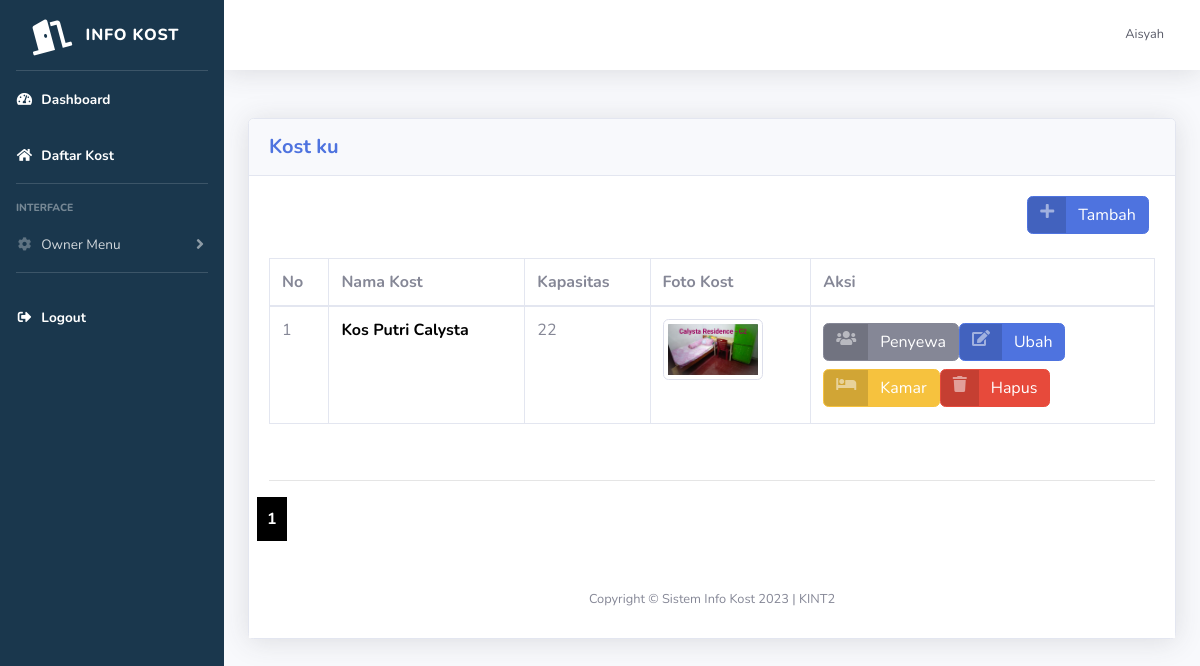
The page /kost/properti.php (signed in) on the database as committed earlier.
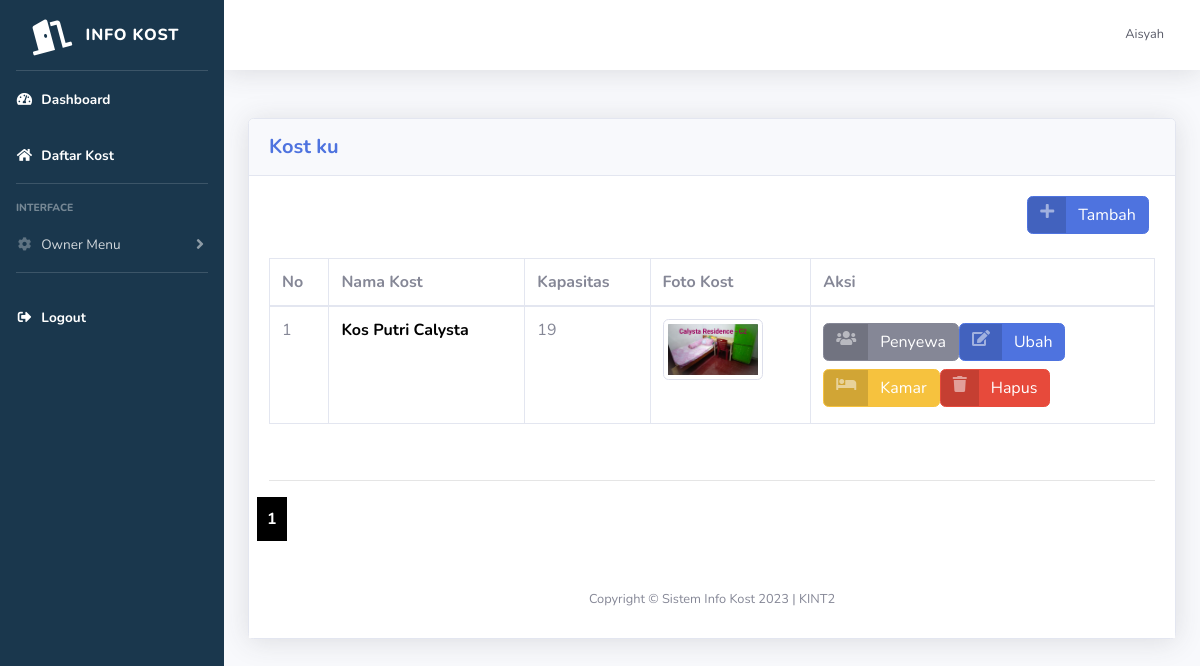
The same page on the database as committed later.
### tables this page shows
CREATE TABLE `kost` (
  `id_kost` int(11) NOT NULL,
  `nama_kost` varchar(255) NOT NULL,
  `tipe_kost` varchar(255) NOT NULL,
  `jenis_kost` varchar(255) NOT NULL,
  `jumlah_kamar` int(11) NOT NULL,
  `tanggal_tagih` date NOT NULL,
  `nama_pemilik` text NOT NULL,
  `nama_bank` text NOT NULL,
  `no_rekening` int(11) NOT NULL,
  `foto_bangunan_utama` varchar(255) NOT NULL,
  `foto_kamar` varchar(255) NOT NULL,
  `foto_kamar_mandi` varchar(255) NOT NULL,
  `foto_interior` varchar(255) NOT NULL,
  `provinsi` varchar(25) NOT NULL,
  `kota` varchar(25) NOT NULL,
  `kecamatan` varchar(25) NOT NULL,
  `kelurahan` varchar(25) NOT NULL,
  `alamat` varchar(255) NOT NULL,
  `harga_sewa` int(11) NOT NULL,
  `kontak` varchar(255) NOT NULL,
  `deskripsi` text NOT NULL,
  `id_pemilik` int(11) NOT NULL,
  `fasilitas_kost` text NOT NULL
);

### kost/properti.php (the view, shortened to what this page needs)
<?php
include 'includes/header.php';
$jumlah_data_perhalaman = 10;
$jumlah_halaman = ceil($jumlah_data = mysqli_num_rows(mysqli_query($koneksi, "SELECT * FROM kost JOIN user ON kost.id_pemilik = user.id")) / $jumlah_data_perhalaman);
if (isset($_GET['halaman'])) {
  $halaman_aktif = $_GET['halaman'];
} else {
  $halaman_aktif = 1;
}
$awalData = ($jumlah_data_perhalaman * $halaman_aktif) - $jumlah_data_perhalaman;
$username = $_SESSION['username'];
$data = mysqli_query($koneksi, "SELECT * FROM user WHERE username='$username' LIMIT $awalData,$jumlah_data_perhalaman");
$f = mysqli_fetch_array($data);
$id = $f['id'];
$query = "SELECT * FROM kost WHERE id_pemilik='$id'";
$data_2 = mysqli_query($koneksi, $query);
?>
<div class="container-fluid">
<div class="card shadow mb-4">
  <div class="card-header py-3">
    <h5 class="m-0 font-weight-bold text-primary">Kost ku</h5>
  </div>
  <div class="card-body">
    <div class="table-responsive">
      <table class="table table-bordered" id="dataTable" width="100%" cellspacing="0">
        <thead>
          <tr>
            <th>No</th>
            <th>Nama Kost</th>
            <th>Kapasitas</th>
            <th>Foto Kost</th>
            <th>Aksi</th>
          </tr>
        </thead>
      <tbody>
      <div class="row">
      <div class="col-md-10"></div>
      <div class="col-md-2 d-flex align-items-center">
        <a href="tambah_kost.php" class="btn btn-primary btn-icon-split">
          <span class="icon text-white-50">
            <i class="fas fa-plus"></i>
          </span>
          <span class="text">Tambah</span>
        </a>
      </div>
    </div>
        <br>
        <?php
        $i = 0;
        while ($d = mysqli_fetch_array($data_2)) {
          $i++;
        ?>
          <tr>
            <td><?php echo $i  ?></td>
            <td>
              <a style="font-weight:bold;text-decoration: none;color:black" href="tampilan-kost.php?id_kost=<?php echo $d['id_kost']; ?>">
                <?php echo $d['nama_kost'] ?>
              </a>
            </td>
            <td><?php echo $d['jumlah_kamar'] ?></td>
            <td><img class="img-thumbnail" src="../img/foto_kost/kamar/<?php echo $d['foto_kamar'] ?>" alt=""></td>
            <td>
                <div class="btn-group d-flex" role="group" aria-label="Button Group">
                    <div class="my-1">
                        <a href="penyewa.php?id_kost=<?php echo $d['id_kost'] ?>" class="btn btn-secondary btn-icon-split">
                            <span class="icon text-white-50">
                                <i class="fa fa-users"></i>
                            </span>
                            <span class="text">Penyewa</span>
                        </a>
                    </div>
                    <div class="my-1">
                        <a href="properti_edit.php?id_kost=<?php echo $d['id_kost'] ?>" class="btn btn-primary btn-icon-split">
                            <span class="icon text-white-50">
                                <i class="fas fa-edit"></i>
                            </span>
                            <span class="text">Ubah</span>
                        </a>
                    </div>
                </div>
                <div class="btn-group d-flex" role="group" aria-label="Button Group">
                    <div class="my-1">
                        <a href="daftar-kamar.php?id_kost=<?php echo $d['id_kost'] ?>" class="btn btn-warning btn-icon-split">
                            <span class="icon text-white-50">
                                <i class="fa fa-bed"></i>
                            </span>
                            <span class="text">Kamar</span>
                        </a>
                    </div>
                    <div class="my-1">
                        <a href="php/hapus.php?id_kost=<?php echo $d['id_kost'] ?>" class="btn btn-danger btn-icon-split">
                            <span class="icon text-white-50">
                                <i class="fa fa-trash"></i>
                            </span>
                            <span class="text">Hapus</span>
                        </a>
                    </div>
                </div>
            </td>
          </tr>
        <?php } ?>
      </tbody>
    </table>
  </div>
  <br>
  <hr>
  <div class="row">
    <?php for ($i = 1; $i <= $jumlah_halaman; $i++) : ?>
      <?php if ($i == $halaman_aktif) : ?>
        <a style="font-weight: bold;background-color:black;padding:10px;color:white;" href="?halaman=<?php echo $i ?>"><?php echo $i ?></a>
      <?php else : ?>
        <a style="font-weight: bold;background-color:red;padding:10px;color:white" href="?halaman=<?php echo $i ?>"><?php echo $i ?></a>
      <?php endif; ?>
    <?php endfor; ?>
  </div>
</div>
<?php
include 'includes/footer.php';
?>

Rows that differ between the two databases and show on the page:
changed kost "Kos Putri Calysta": jumlah_kamar "22" → "19"
